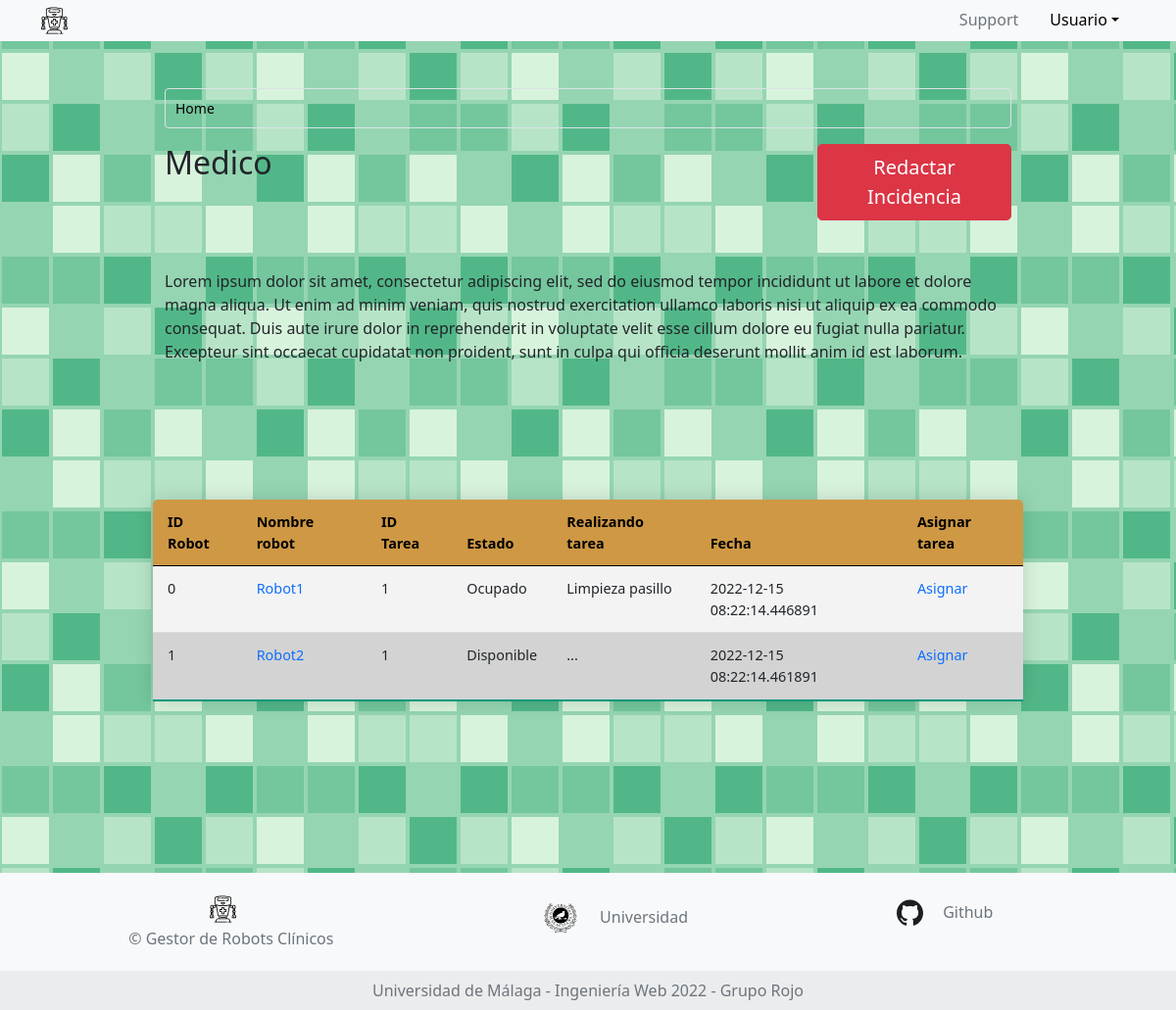
Before: /doctor with the older database file.
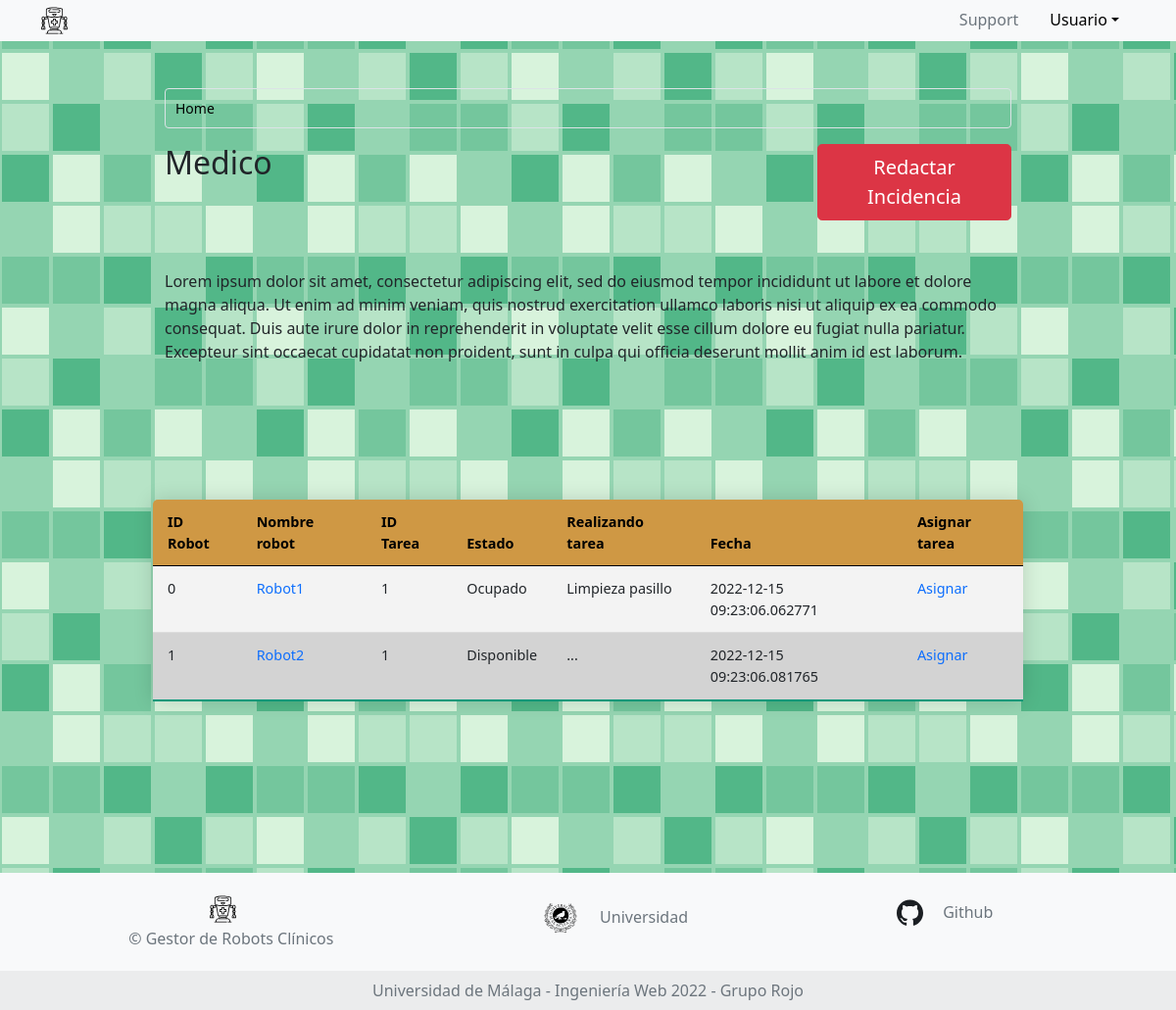
After: the same page with the newer database file.
### app.py (models this page shows, shortened)
class Tabla_Medico(db.Model):
    __tablename__ = 'Tabla medico'
    id_robot = db.Column(db.String(150), nullable=False, primary_key= True)
    name_robot = db.Column(db.String(150), db.ForeignKey(Robots.name))
    id_Tareas = db.Column(db.String(100), db.ForeignKey(Tareas.id))
    realizando_tarea = db.Column(db.String(150),nullable=False )
    tipoTarea = db.Column(db.String(150), db.ForeignKey(Tareas.descripcionTarea))
    date = db.Column(db.DateTime, default=datetime.utcnow)

### app.py (the view)
@app.route("/doctor", methods=["GET", "POST"])
def doctor():
    robots_db = db.session.query(Robots).all()
    tareas_db = db.session.query(Tareas).all()
    accion_db = db.session.query(Tabla_Medico).all()
    return render_template('template_medico.jinja', robots = robots_db, tareas = tareas_db, acciones=accion_db)

### templates/template_medico.jinja (shortened to what this page needs)
{% extends 'base.jinja' %}
{% block content %}
<body class="bg">
  <div class="main-container row p-5 mx-0 justify-content-center align-items-center align-self-center">
    <div class="row col-md-10 px-3">
      <nav aria-label="breadcrumb">
        <ol class="breadcrumb breadcrumb-custom">
          <li class="breadcrumb-item active" aria-current="page"><span>Home</span></li>
        </ol>
      </nav>
    </div>
    <div class="row col-md-10 px-3">
      <div class="col-sm-9">
        <legend>
          <h2>Medico</h2>
        </legend>
      </div>
      <div class="col-sm-3"><button type="button" onclick="location.href='/doctor/formularioIncidencia'" class="btn btn-danger btn-lg">Redactar Incidencia</button></div>
      <p class="padd">
        Lorem ipsum dolor sit amet, consectetur adipiscing elit, sed do eiusmod tempor incididunt ut
        labore et dolore magna aliqua. Ut enim ad minim veniam, quis nostrud exercitation ullamco laboris
        nisi ut aliquip ex ea commodo consequat. Duis aute irure dolor in reprehenderit in voluptate velit esse
        cillum dolore eu fugiat nulla pariatur. Excepteur sint occaecat cupidatat non proident, sunt in culpa qui
        officia deserunt mollit anim id est laborum.
      </p>
    </div>
    <fieldset class="text-black col-md-10 px-3 bot">
      <form method="GET" class="mt-5 row justify-content-center table-sortable">
        <div>
          <table class="table">
            <thead>
              <tr>
                <th scope="col">ID Robot</th>
                <th scope="col">Nombre robot</th>
                <th scope="col">ID Tarea</th>
                <th scope="col">Estado</th>
                <th scope="col">Realizando tarea</th>
                <th scope="col">Fecha</th>
                <th scope="col">Asignar tarea</th>
              </tr>
            </thead>
            <tbody>
              {% for tablas in acciones %}
              <tr>
                <td>{{tablas.id_robot}}</td>
                <td><a href="/doctor/{{tablas.id_robot}}">{{tablas.name_robot}}</td>
                <td>{{tablas.id_Tareas}}</td>
                <td>{{tablas.realizando_tarea}}</td>
                <td>{{tablas.tipoTarea}}</td>
                <td>{{tablas.date}}</td>
                <td>
                  <a href="/edit/{{tablas.id_robot}}">Asignar</a>
                </td>
              </tr>
              {% endfor %}
            </tbody>
          </table>
        </div>
      </form>
    </fieldset>
    {% endblock %}

### templates/base.jinja (shortened to what this page needs)
<!doctype html>
<html>
    <head>
        <link href="https://cdn.jsdelivr.net/npm/bootstrap@5.0.2/dist/css/bootstrap.min.css" rel="stylesheet"
 />
        <link rel="stylesheet" type="text/css" href="../static/css/style.css" />
    </head>
<body class="bg">
    <header>
        <nav class="nav nav-pills bg-light">
            <div class="container">
                <div class="row justify-content-start">
                    <div class="col">
                        <ul class="nav justify-content-right">
                            <li><a class="navbar-brand"><img src="../static/images/robot_icon.svg" alt="Bootstrap" width="27"
                                        height="42"></a></li>
                        </ul>
                    </div>
                    <div class="col">
                        <ul class="nav justify-content-end">
                            <li><a href="#" class="nav-link disabled" tabindex="-1" aria-disabled="true">Support</a>
                            </li>
                            <li class="nav-item dropdown">
                                <a class="nav-link dropdown-toggle my_black" data-bs-toggle="dropdown" href="#" role="button"
                                    aria-expanded="false">Usuario</a>
                            </li>
                        </ul>
                    </div>
                </div>
            </div>
        </nav>
        {% block content %} {% endblock %}
    </header>
    <footer class="text-center text-lg-start bg-light text-muted fixed">
        <section class="" style="height: 100px">
            <div class="container text-center text-md-start mt-0.1 align-items-center" style="height: 100%">
                <div class="row mt-3 align-items-center" style="height: 100%">
                    <div class="col-md-3 col-lg-4 col-xl-3 mx-auto mb-4 align-items-center" style="height: 100%">
                        <div class="text-center p-3"><a class="navbar-brand" href="#"><img src="../static/images/robot_icon.svg"
                                    alt="Bootstrap" width="27" height="42"></a>
                            <h6 class="display-9">© Gestor de Robots Clínicos</h6>
                        </div>
                    </div>
                    <div class="col-md-2 col-lg-2 col-xl-2 mx-auto mb-4 align-items-center" style="height: 100%">
                        <div class="text-center p-3 align-items-center" style="height: 100%; width: 220px"><a class="navbar-brand" href="https://www.uma.es/"><img src="../static/images/UMA.svg" alt="Bootstrap"
                                    width="40" height="60"></a> Universidad
                        </div>
                    </div>
                    <div class="col-md-4 col-lg-3 col-xl-3 mx-auto mb-4 align-items-center" style="height: 100%">
                        <p class="text-center p-4 align-items-center">
                            <a class="navbar-brand" href="https://github.com/jesusaldanamartin/web_engineering">
                            <img src="../static/images/GitHub-Mark.svg" alt="Bootstrap" width="27"
                            height="30"></a> Github
                        </p>
                    </div>
                </div>
            </div>
        </section>
        <div class="text-center p-2" style="background-color: rgba(0, 0, 0, 0.05); height: 40px">
            Universidad de Málaga - Ingeniería Web 2022 - Grupo Rojo
        </div>
    </footer>
</body>
</html>

### static/css/style.css (style rules this page uses)
.btn { max-width: 100%; }
.my_black { color: rgb(0, 0, 0); }
.padd { padding-bottom: 50px; padding-top: 50px; }
.table { border-color: white; border-radius: 5px 5px 0 0; overflow: hidden; border-collapse: collapse; margin: 25px 0; font-size: 0.9em; min-width: 400px; box-shadow: 0 0 20px rgba(0, 0, 0, 0.15); }
.table thead tr { background-color: #cf9844; color: #000000; text-align: left; font-weight: bold; }
.table th, .table td { padding: 12px 15px; }
.table tbody tr { border-bottom: 1px solid #dddddd; }
.table tbody tr:nth-last-of-type(even) { background-color: #f3f3f3; }
.table tbody tr:nth-last-of-type(odd) { background-color: #d3d3d3; }
.table tbody tr:last-of-type { border-bottom: 2px solid #009879; }
.table-sortable th { cursor: pointer; }
.bot { padding-bottom: 2.3cm; }
.breadcrumb.breadcrumb-custom { padding: 0 0; border-color: #dbe3e6; }
.breadcrumb { border: 1px solid #f3f3f3; }
.breadcrumb { display: flex; flex-wrap: wrap; padding: 0.56rem 1.13rem; margin-bottom: 1rem; list-style: none; background-color: transparent; border-radius: 0.25rem; }
nav { display: block; }
.breadcrumb.breadcrumb-custom .breadcrumb-item { font-size: 0.875rem; background: #dbe3e6; padding: 0.56rem 10px; color: #000; display: inline-block; vertical-align: top; }
.breadcrumb.breadcrumb-custom .breadcrumb-item:before { content: ""; }
.breadcrumb.breadcrumb-custom .breadcrumb-item:last-child { background: transparent; }
a:link { text-decoration:none; }

Changed rows visible on the page:
changed Tabla_Medico "Robot1": date "2022-12-15 08:22:14.446891" → "2022-12-15 09:23:06.062771"
changed Tabla_Medico "Robot2": date "2022-12-15 08:22:14.461891" → "2022-12-15 09:23:06.081765"
